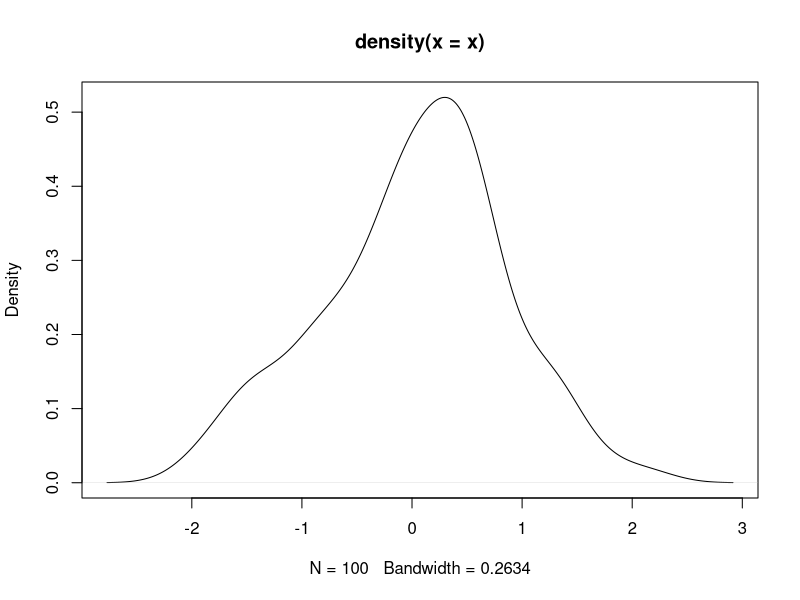

Write the R code that produced this figure.
## ---- chunk 1
x = rnorm(100)
plot(density(x))
